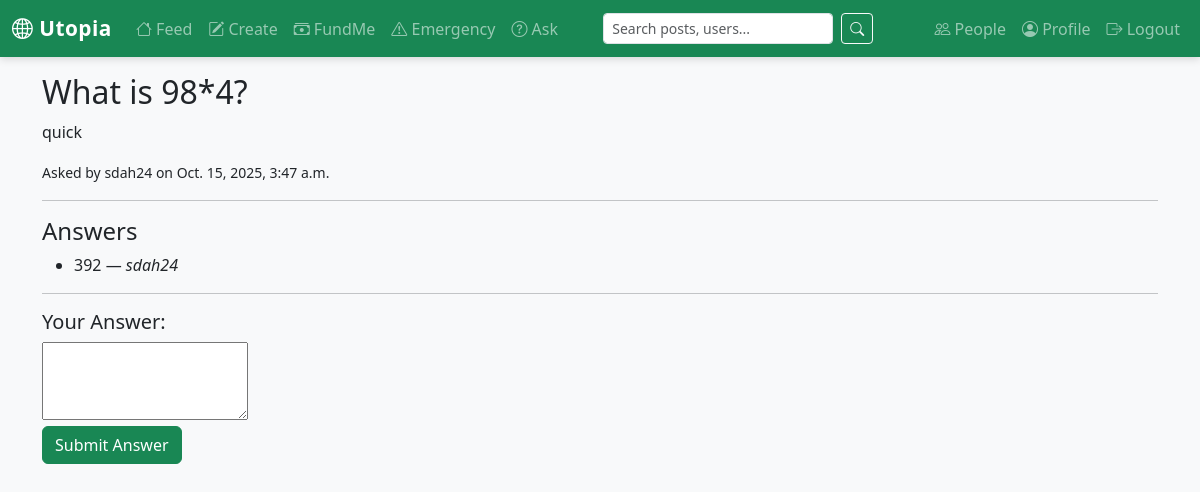
The page /posts/questions/1/ (signed in) on the database its author committed.
### posts/models.py (models this page shows, shortened)
class Question(models.Model):
    user = models.ForeignKey(User, on_delete=models.CASCADE)
    title = models.CharField(max_length=255)
    body = models.TextField()
    created_at = models.DateTimeField(auto_now_add=True)

class Answer(models.Model):
    question = models.ForeignKey(Question, on_delete=models.CASCADE, related_name="answers")
    user = models.ForeignKey(User, on_delete=models.CASCADE)
    body = models.TextField()
    created_at = models.DateTimeField(auto_now_add=True)

### posts/views.py (the view)
# urls.py: path("questions/<int:pk>/", views.question_detail, name="question_detail"),
@login_required
def question_detail(request, pk):
    question = get_object_or_404(Question, pk=pk)
    answers = Answer.objects.filter(question=question)
    if request.method == "POST":
        form = AnswerForm(request.POST)
        if form.is_valid():
            answer = form.save(commit=False)
            answer.user = request.user
            answer.question = question
            answer.save()
            return redirect("posts:question_detail", pk=pk)
    else:
        form = AnswerForm()
    return render(request, "posts/question_detail.html", {"question": question, "answers": answers, "form": form})

### posts/forms.py
class AnswerForm(forms.ModelForm):
    class Meta:
        model = Answer
        fields = ["body"]
        widgets = {
            "body": forms.Textarea(attrs={"class": "form-control", "placeholder": "Write your answer here"}),
        }

### templates/posts/question_detail.html (shortened to what this page needs)
{% extends 'base.html' %}
{% block content %}
<h2>{{ question.title }}</h2>
<p>{{ question.body }}</p>
<p><small>Asked by {{ question.user.username }} on {{ question.created_at }}</small></p>
<hr>
<h4>Answers</h4>
<ul>
  {% for ans in question.answers.all %}
    <li>{{ ans.body }} — <i>{{ ans.user.username }}</i></li>
  {% empty %}
    <p>No answers yet.</p>
  {% endfor %}
</ul>
{% if user.is_authenticated %}
<hr>
<h5>Your Answer:</h5>
<form method="post">
  <textarea name="body" rows="3" required></textarea><br>
  <button class="btn btn-success">Submit Answer</button>
</form>
{% else %}
<p><a href="{% url 'login' %}">Login</a> to answer.</p>
{% endif %}
{% endblock %}

### templates/base.html (style rules this page uses)
body { background-color: #f8f9fa; }

### rows shown on the page
Question: title "What is 98*4?", body "quick", user.username "sdah24", created_at "Oct. 15, 2025, 3:47 a.m."
Answer: body "392", user.username "sdah24"
